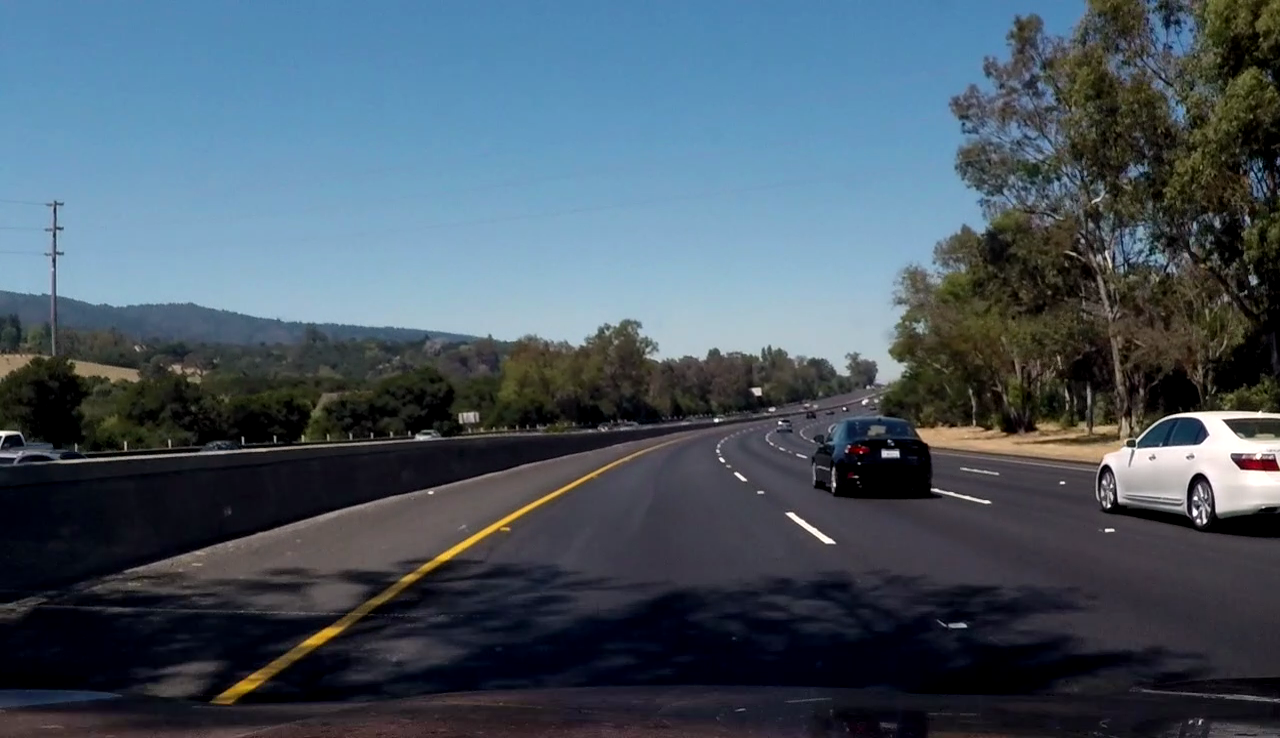
#> input picture Detecting Lane using OpenCV/Image Testing Modules/t4.jpg, 1280 x 738 px
$ python color_detection.py
#> lines starting #> are read from the running program, lines starting #| are printed output that depends on the picture
import matplotlib.pyplot as plt
import matplotlib.image as mpimg
import numpy as np
import cv2

image = (mpimg.imread('t4.jpg')).astype('uint8')
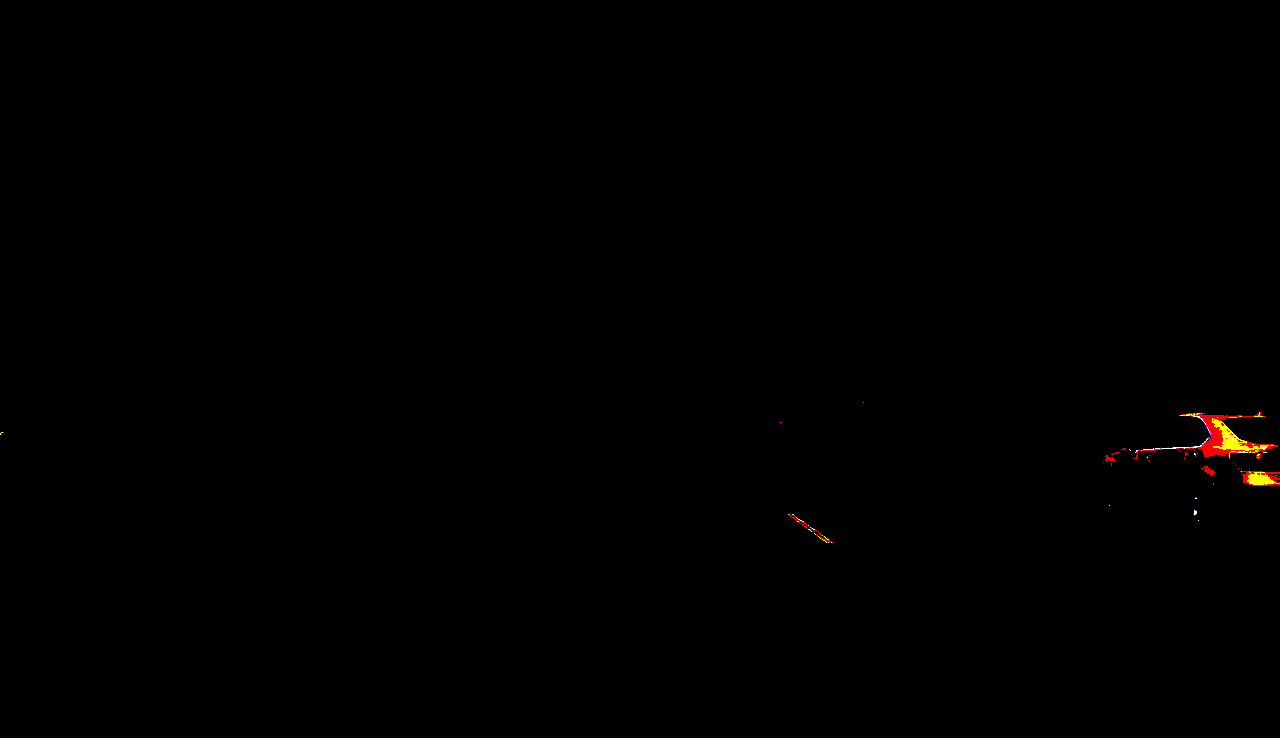
#> image: shape (738, 1280, 3); mean R, G, B 0.00272, 0.00113, 0.000299; drawn with 1 as white
img=image
line_image = np.copy(image)


white = [200, 200, 200]
yellow= [200, 200, 0] #choose whatever is above this value
color_thresholds = (image[:,:,0] < white[0]) | \
                    (image[:,:,1] < white[1]) | \
                    (image[:,:,2] < white[2])
#> color_thresholds: shape (738, 1280) bool; every value is 1
color_thresholds2=(image[:,:,0] < yellow[0]) | \
                    (image[:,:,1] < yellow[1]) | \
                    (image[:,:,2] < yellow[2])

image[~color_thresholds2] = [255, 0, 0]
print(type(image))
#| <class 'numpy.ndarray'>

#plt.imshow(line_image)
#plt.show()

w=np.copy(img)
y=np.copy(img)

lower_white = np.array([60, 0, 0])
upper_white = np.array([100, 100, 255])

lower_yellow = np.array([80, 100, 100])
upper_yellow = np.array([120, 255, 255])
white = cv2.inRange(img, lower_white, upper_white)
#> white: shape (738, 1280); every value is 0
yellow = cv2.inRange(img, lower_yellow, upper_yellow)

$ run again, with Detecting Lane using OpenCV/Image Testing Modules/t1.jpg copied over Detecting Lane using OpenCV/Image Testing Modules/t4.jpg
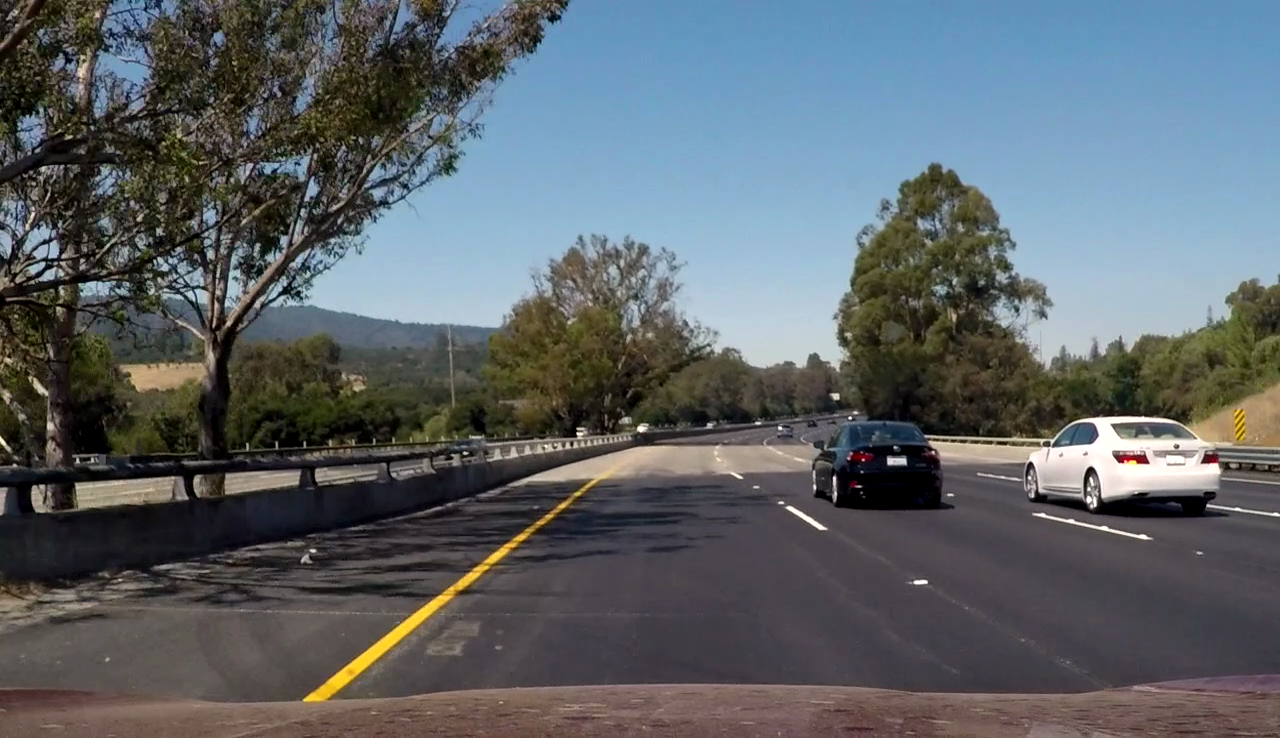
#> input picture Detecting Lane using OpenCV/Image Testing Modules/t1.jpg, 1280 x 738 px
#> `image = (mpimg.imread('t4.jpg')).astype('uint8')`:
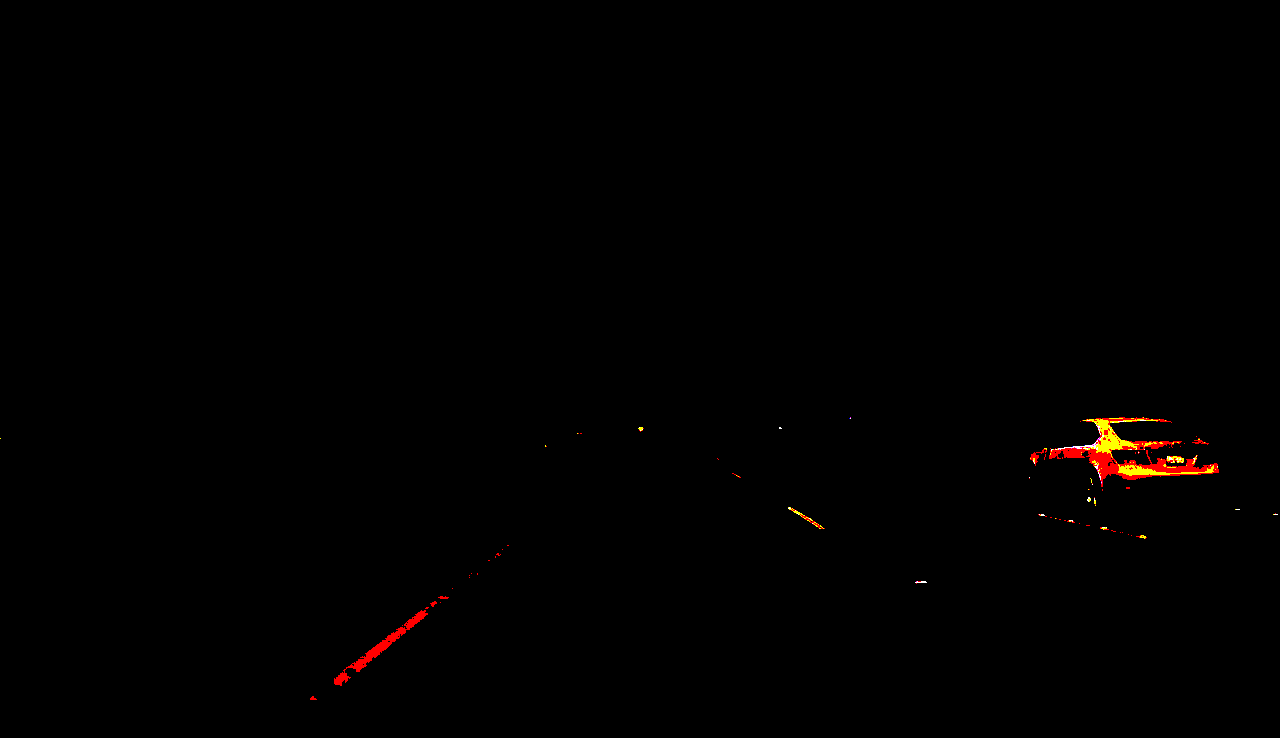
#> image: shape (738, 1280, 3); mean R, G, B 0.00544, 0.00176, 0.000324; drawn with 1 as white
#> color_thresholds: shape (738, 1280) bool; every value is 1
#| <class 'numpy.ndarray'>
#> white: shape (738, 1280); every value is 0

$ run again, with Detecting Lane using OpenCV/Image Testing Modules/t2.jpg copied over Detecting Lane using OpenCV/Image Testing Modules/t4.jpg
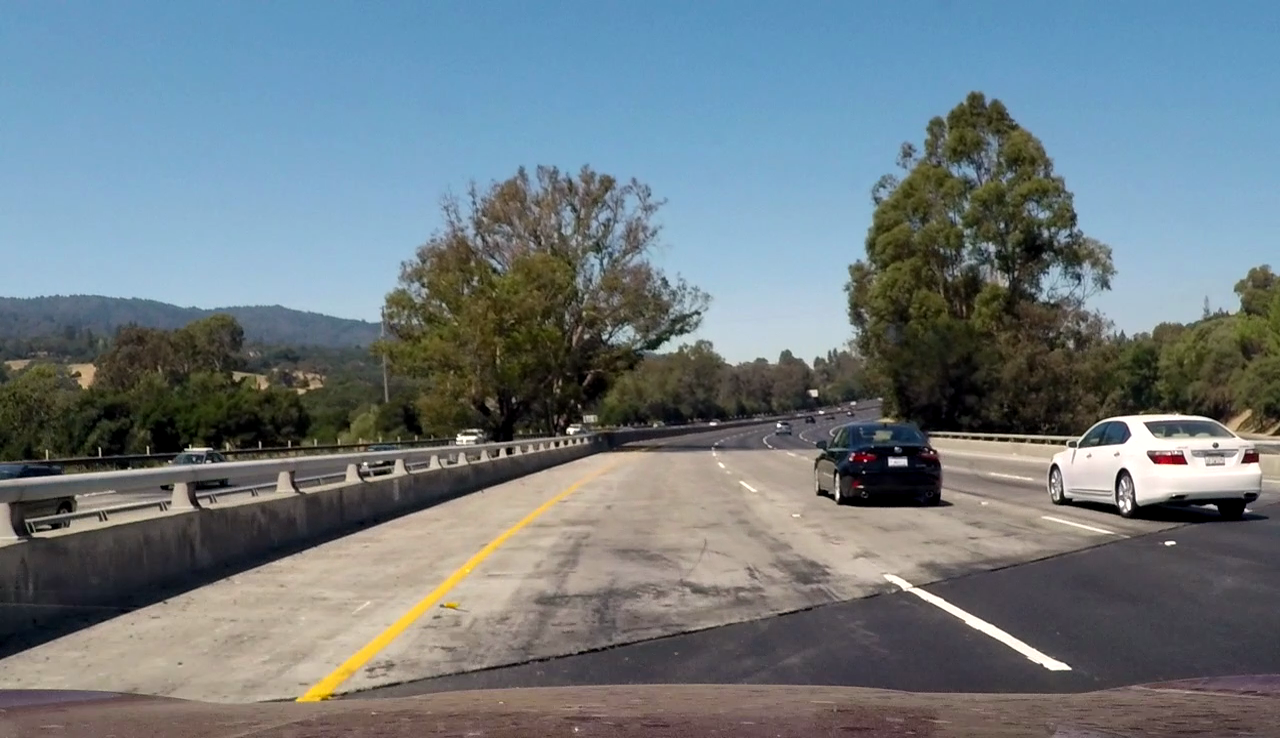
#> input picture Detecting Lane using OpenCV/Image Testing Modules/t2.jpg, 1280 x 738 px
#> `image = (mpimg.imread('t4.jpg')).astype('uint8')`:
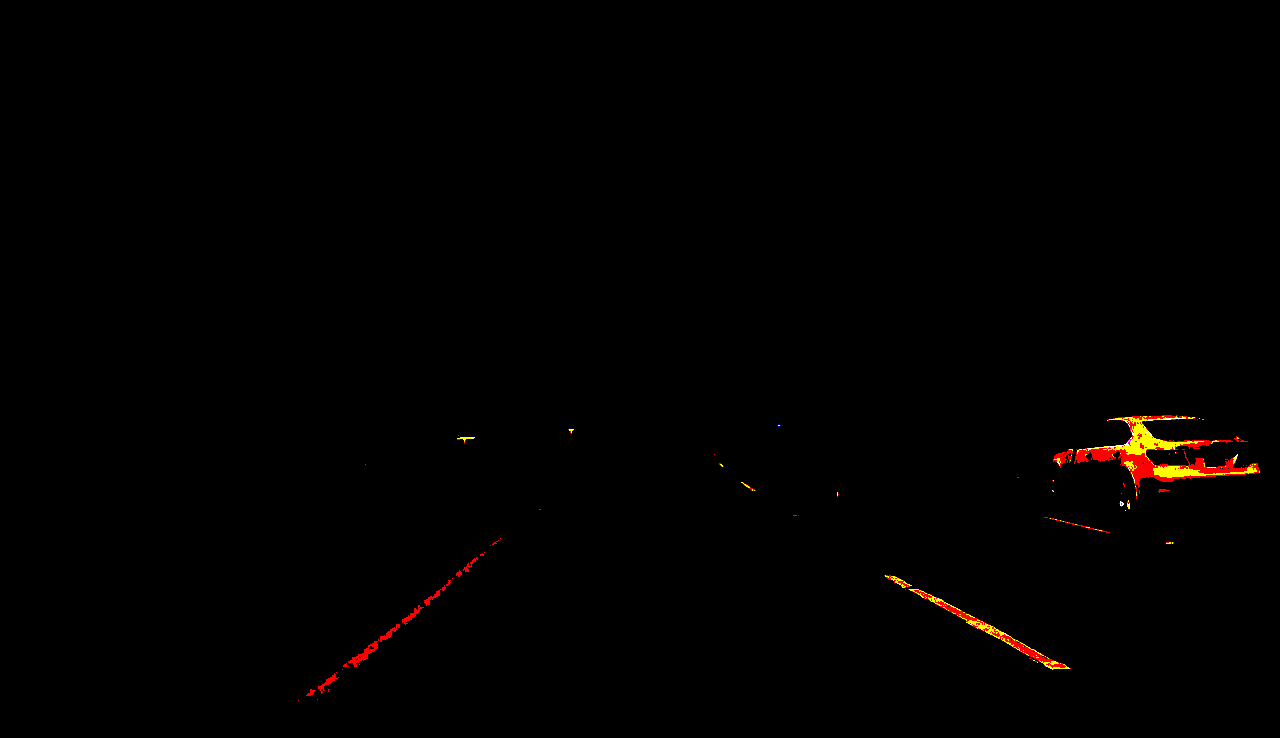
#> image: shape (738, 1280, 3); mean R, G, B 0.00736, 0.00275, 0.00026; drawn with 1 as white
#> color_thresholds: shape (738, 1280) bool; every value is 1
#| <class 'numpy.ndarray'>
#> white: shape (738, 1280); every value is 0
